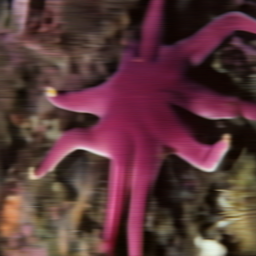
#> input picture report/comparisons/noise1_physics/0001x2/admm/admm_box.png, 256 x 256 px
$ python -i utils.py   (imports and definitions only)
#> lines starting #> are read from the running program, lines starting #| are printed output that depends on the picture
from __future__ import annotations

from pathlib import Path
from typing import Optional, Tuple, Union

import matplotlib.pyplot as plt
import numpy as np


def default_output_dir() -> Path:
    try:
        base = Path(__file__).resolve().parent
    except NameError:  # pragma: no cover - fallback for interactive sessions
        base = Path.cwd()
    return base / "forward_model_outputs"


def configure_matplotlib_defaults() -> None:
    plt.rcParams["figure.figsize"] = (6, 4)
    plt.rcParams["figure.dpi"] = 120
    plt.rcParams["axes.grid"] = False


def axes_as_list(axs):
    if isinstance(axs, np.ndarray):
        return list(np.atleast_1d(axs).ravel())
    return [axs]


def finalize_figure(fig, outfile: Optional[Path], show_plots: bool) -> None:
    if outfile is not None:
        fig.savefig(outfile, bbox_inches="tight")
    if show_plots:
        plt.show()
    plt.close(fig)


def load_input_image(
    image_path: Path,
    *,
    target_size: Optional[Union[int, Tuple[int, int]]] = None,
    normalize: bool = True,
    mode: str = "grayscale",
) -> np.ndarray:
    """
    Load an image from disk.

    Parameters
    ----------
    image_path: Path to the image file.
    target_size: Optional (H, W) tuple or single integer for square resize.
    normalize: Whether to scale intensities to [0, 1].
    mode: 'grayscale' or 'rgb'.
    """
#> called with normalize = True, mode = 'grayscale'
    try:
        from PIL import Image
    except ImportError as exc:  # pragma: no cover - optional dependency
        raise RuntimeError(
            "Pillow is required to load external images. Install it via `pip install pillow`."
        ) from exc

    img = Image.open(image_path)
#> img is the input picture: PIL image 256x256 RGB; mean R, G, B 91, 55.2, 57.9
    mode = mode.lower()
    if mode == "grayscale":
        img = img.convert("F")
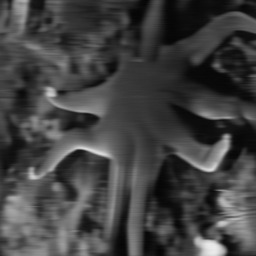
#> img: PIL image 256x256 F; min 5.35, max 235.5, mean 66.2
    elif mode == "rgb":
        img = img.convert("RGB")
    else:
        raise ValueError("mode must be 'grayscale' or 'rgb'")

    if target_size is not None:
        if isinstance(target_size, int):
            size = (target_size, target_size)
        else:
            size = (int(target_size[0]), int(target_size[1]))
        img = img.resize(size, Image.BICUBIC)

    arr = np.asarray(img, dtype=np.float32)
    if normalize:
        arr = np.clip(arr / 255.0, 0.0, 1.0)
    return arr


__all__ = [
    "default_output_dir",
    "configure_matplotlib_defaults",
    "axes_as_list",
    "finalize_figure",
    "load_input_image",
]

>>> result = load_input_image('../../report/comparisons/noise1_physics/0001x2/admm/admm_box.png')
